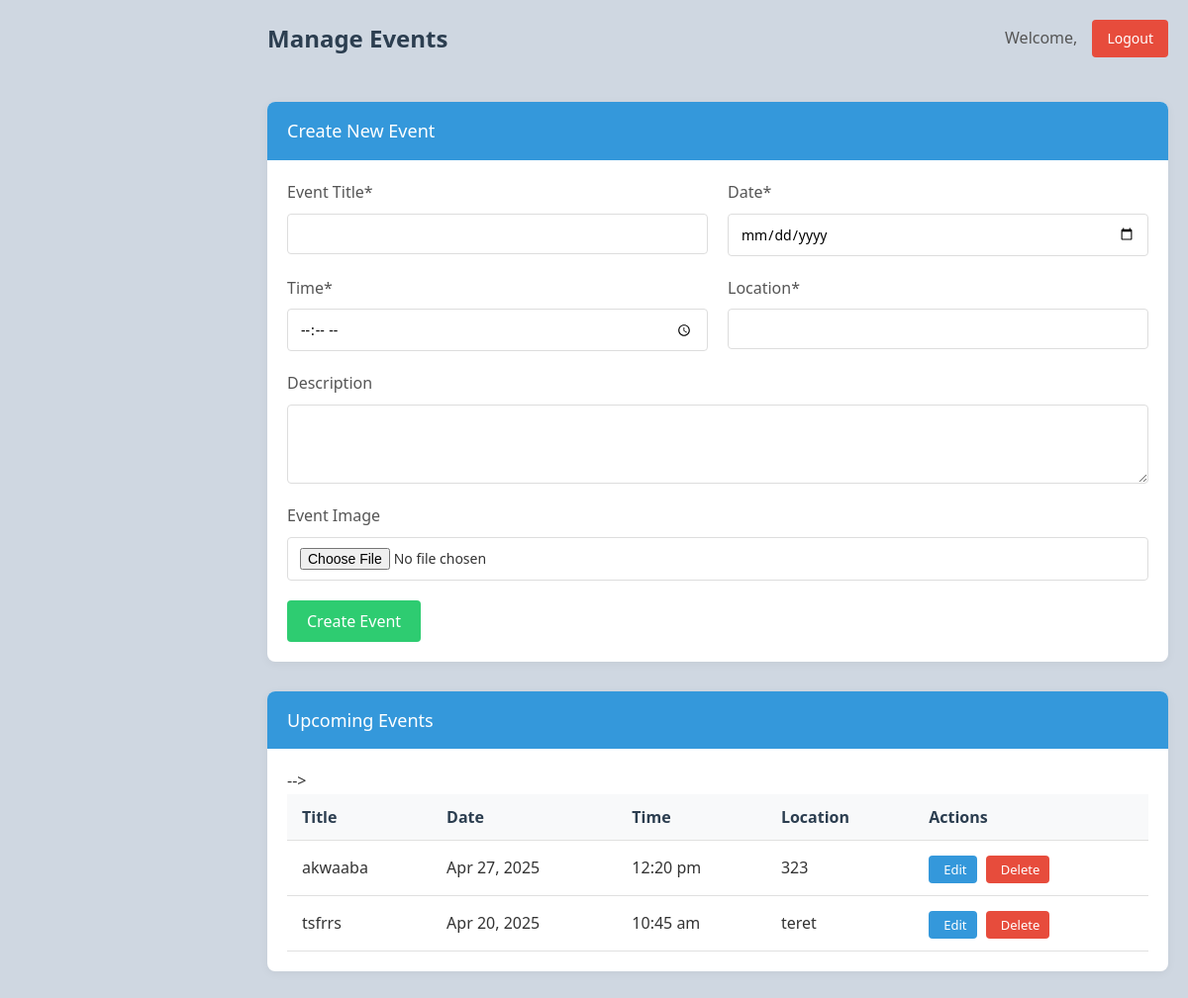
The page /events.php (signed in) on the database its author committed.
### tables this page shows
CREATE TABLE `events` (
  `id` int(11) NOT NULL,
  `title` varchar(100) NOT NULL,
  `description` text NOT NULL,
  `created_at` timestamp NOT NULL DEFAULT current_timestamp(),
  `event_date` date NOT NULL,
  `event_time` time NOT NULL,
  `location` varchar(100) NOT NULL,
  `document_file` varchar(255) NOT NULL
);

### events.php (the view, shortened to what this page needs)
<?php
require_once 'config.php';
 $events = $db->query("SELECT * FROM events ORDER BY event_date DESC")->fetchAll(PDO::FETCH_ASSOC);
?>
<div class="main-content">
    <div class="dashboard-header">
        <h2>Manage Events</h2>
        <div class="user-profile">
            <span>Welcome, <?php echo htmlspecialchars($_SESSION['admin_username']); ?></span>
            <a href="addashboard.php" class="btn">Logout</a>
        </div>
    </div>
    <div class="card">
        <div class="card-header">
            <h3>Create New Event</h3>
        </div>
        <div class="card-body">
            <form method="POST" action="" enctype="multipart/form-data">
                <div class="form-row">
                    <div class="form-col">
                        <label for="title">Event Title*</label>
                        <input type="text" id="title" name="title" required>
                    </div>
                    <div class="form-col">
                        <label for="date">Date*</label>
                        <input type="date" id="date" name="date" required>
                    </div>
                </div>
                <div class="form-row">
                    <div class="form-col">
                        <label for="time">Time*</label>
                        <input type="time" id="time" name="time" required>
                    </div>
                    <div class="form-col">
                        <label for="location">Location*</label>
                        <input type="text" id="location" name="location" required>
                    </div>
                </div>
                <div class="form-row">
                    <div class="form-col">
                        <label for="description">Description</label>
                        <textarea id="description" name="description" rows="3"></textarea>
                    </div>
                </div>
                <div class="form-row">
                    <div class="form-col">
                        <label for="image">Event Image</label>
                        <input type="file" id="image" name="image" accept="image/*">
                    </div>
                </div>
                <button type="submit" class="submit-btn">Create Event</button>
            </form>
        </div>
    </div>
    <div class="card">
        <div class="card-header">
            <h3>Upcoming Events</h3>
        </div>
        <div class="card-body">
            <table class="data-table">
                <thead>
                    <tr>
                        <th>Title</th>
                        <th>Date</th>
                        <th>Time</th>
                        <th>Location</th>
                        <th>Actions</th>
                    </tr>
                </thead>
                <tbody>
                    <tr>
                        <td><?php echo htmlspecialchars($event['title']); ?></td>
                        <td><?php echo date('M j, Y', strtotime($event['event_date'])); ?></td>
                        <td><?php echo date('g:i a', strtotime($event['event_time'])); ?></td>
                        <td><?php echo htmlspecialchars($event['location']); ?></td>
                        <td>
                            <a href="edit_event.php?id=<?php echo $event['id']; ?>" class="action-btn edit-btn">
                                <i class="fas fa-edit"></i> Edit
                            </a>
                            <a href="events.php?delete=<?php echo $event['id']; ?>" class="action-btn delete-btn"
                               onclick="return confirm('Are you sure you want to delete this event?')">
                                <i class="fas fa-trash"></i> Delete
                            </a>
                        </td>
                    </tr>
                    <?php endforeach; ?>
                </tbody>
            </table>
        </div>
    </div>
</div>

### events.php (style rules this page uses)
* { margin: 0; padding: 0; box-sizing: border-box; font-family: 'Segoe UI', Tahoma, Geneva, Verdana, sans-serif; }
.main-content { padding: 20px; margin-left: 250px; }
.dashboard-header { display: flex; justify-content: space-between; align-items: center; margin-bottom: 30px; padding-bottom: 15px; border-bottom: 1px solidrgb(58, 38, 38); }
.dashboard-header h2 { color: #2c3e50; font-size: 24px; }
.user-profile { display: flex; align-items: center; gap: 15px; }
.user-profile span { font-weight: 500; color: #555; }
.card { background: #fff; border-radius: 8px; box-shadow: 0 2px 10px rgba(0, 0, 0, 0.05); margin-bottom: 30px; overflow: hidden; }
.card-header { padding: 15px 20px; background: #3498db; color: white; }
.card-header h3 { font-size: 18px; font-weight: 500; }
.card-body { padding: 20px; }
.form-row { display: flex; gap: 20px; margin-bottom: 20px; }
.form-col { flex: 1; display: flex; flex-direction: column; }
label { margin-bottom: 8px; font-weight: 500; color: #555; }
input[type="text"], input[type="date"], input[type="time"], textarea, input[type="file"] { padding: 10px 12px; border: 1px solid #ddd; border-radius: 4px; font-size: 14px; transition: border-color 0.3s; }
textarea { resize: vertical; min-height: 80px; }
.btn { padding: 8px 15px; background: #e74c3c; color: white; border: none; border-radius: 4px; cursor: pointer; text-decoration: none; font-size: 14px; transition: background 0.3s; }
.submit-btn { padding: 10px 20px; background: #2ecc71; color: white; border: none; border-radius: 4px; cursor: pointer; font-size: 16px; font-weight: 500; transition: background 0.3s; }
.data-table { width: 100%; border-collapse: collapse; }
.data-table th, .data-table td { padding: 12px 15px; text-align: left; border-bottom: 1px solid #e0e0e0; }
.data-table th { background: #f8f9fa; font-weight: 600; color: #2c3e50; }
.action-btn { padding: 5px 10px; border-radius: 4px; text-decoration: none; font-size: 13px; margin-right: 5px; display: inline-flex; align-items: center; gap: 5px; }
.edit-btn { background: #3498db; color: white; }
.delete-btn { background: #e74c3c; color: white; }

### rows shown on the page
events: title "akwaaba", event_date "Apr 27, 2025", event_time "12:20 pm", location "323"
events: title "tsfrrs", event_date "Apr 20, 2025", event_time "10:45 am", location "teret"
